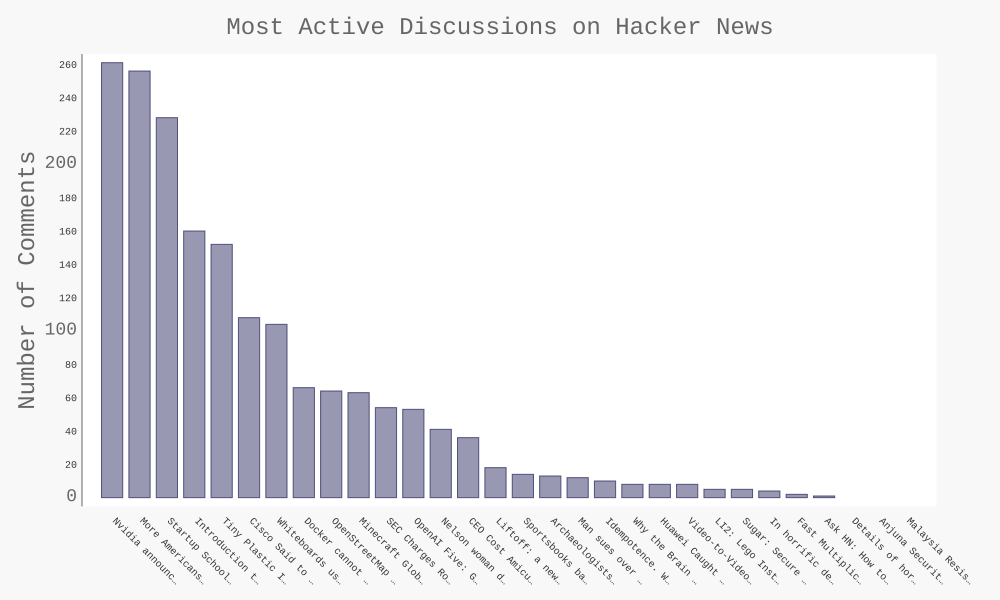

Write the Python code that produced this figure.
# Sample 17.2
'''
Active Discussions: Using the data from hn_submissions.py, make a bar
chart showing the most active discussions currently happening on Hacker
News. The height of each bar should correspond to the number of comments
each submission has. The label for each bar should include the submission’s title,
and each bar should act as a link to the discussion page for that submission.
'''
import requests
import pygal
from operator import itemgetter
from pygal.style import LightColorizedStyle as LCS, LightenStyle as LS

# Make an API call to store the response
url = 'https://hacker-news.firebaseio.com/v0/topstories.json'
r = requests.get(url)
print("Status code:", r.status_code)

# Process information about each submission
submission_ids = r.json()
submission_dicts = []
for submission_id in submission_ids[:30]:
	# Make a separate API call for each submission
	url = ('https://hacker-news.firebaseio.com/v0/item/' + 
		str(submission_id) + '.json')
	submission_r = requests.get(url)
	print(submission_r.status_code)
	response_dict = submission_r.json()

	submission_dict = {
		'title': response_dict['title'],
		'link': 'https://news.ycombinator.com/item?id=' + str(submission_id),
		'comments': response_dict.get('descendants', 0)
		}
	submission_dicts.append(submission_dict)

submission_dicts = sorted(submission_dicts, key=itemgetter('comments'), 
	reverse=True)

for submission_dict in submission_dicts:
	print("\nTitle:", submission_dict['title'])
	print("Discussion link:", submission_dict['link'])
	print("Comments:", submission_dict['comments'])

titles, plot_dicts = [], []
for submission_dict in submission_dicts:
    titles.append(submission_dict['title'])
    plot_dict = {
        'value': submission_dict['comments'],
        'label': submission_dict['title'],
        'xlink': submission_dict['link'],
        }
    plot_dicts.append(plot_dict)

# Make visualization.
my_style = LS('#333366', base_style=LCS)
my_style.title_font_size = 24
my_style.label_font_size = 10
my_style.major_label_font_size = 18

my_config = pygal.Config()
my_config.x_label_rotation = 45
my_config.show_legend = False
my_config.truncate_label = 15
my_config.show_y_guides = False
my_config.width = 1000
my_config.y_title = 'Number of Comments'

chart = pygal.Bar(my_config, style=my_style)
chart.title = 'Most Active Discussions on Hacker News'
chart.x_labels = titles

chart.add('', plot_dicts)
chart.render_to_file('hn_chart.svg')
